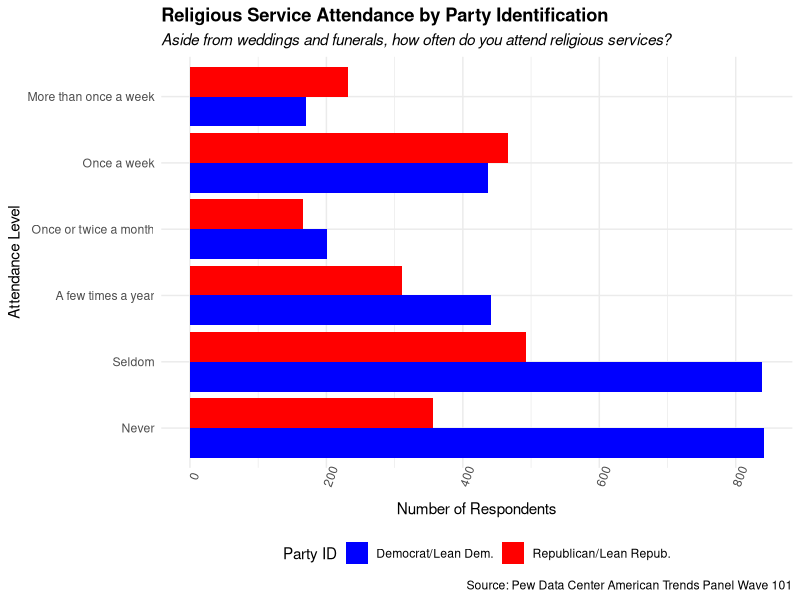
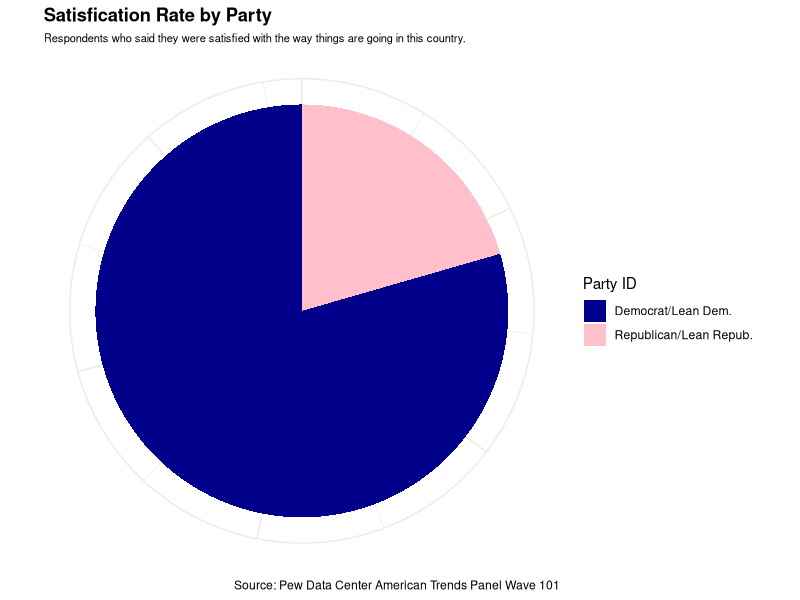
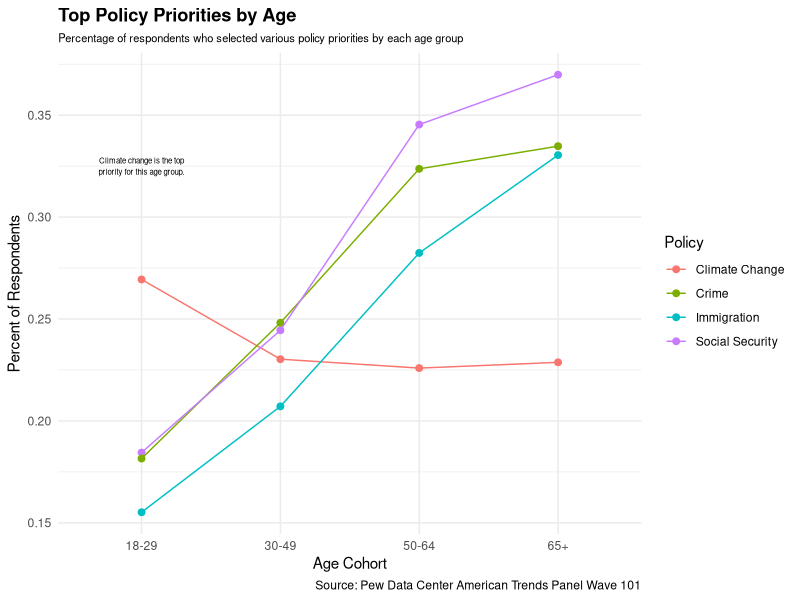
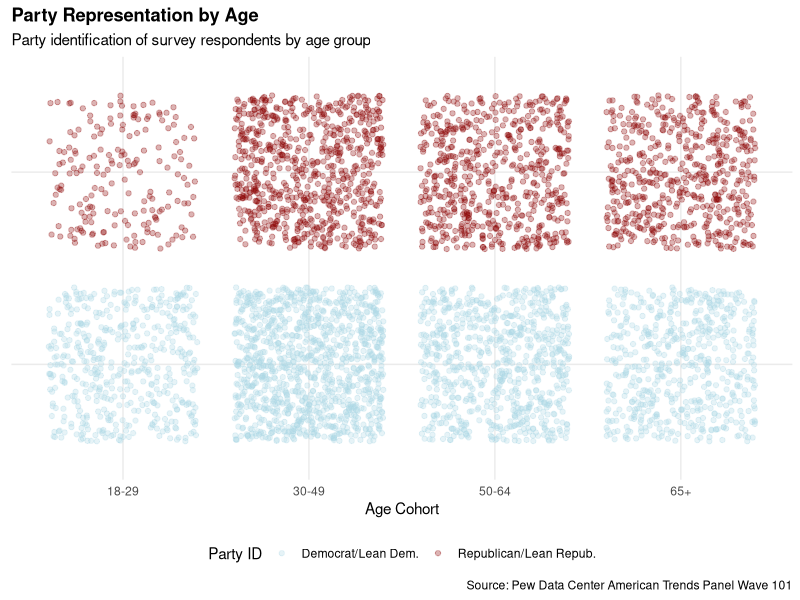

The R script that drew these images, in order:
## ---- chunk 1
#| echo: false
#| message: false
 
library (tidyverse)
library (haven)

# this file is in the .ignore
data <- read_sav("data/ATP_W101.sav")

## ---- chunk 2
#| code-fold: true
#| code-summary: "Show data cleaning code"
#| message: false

# create data for first chart
chart1data <- data %>%
  filter(F_PARTYSUM_FINAL == 1 | F_PARTYSUM_FINAL == 2 ) %>%
  mutate(parties = case_when(F_PARTYSUM_FINAL == 1 ~"Republican/Lean Repub.", 
                             F_PARTYSUM_FINAL == 2 ~ "Democrat/Lean Dem.", 
                             TRUE~NA_character_)) %>%
  mutate(religiousactivity = case_when(F_ATTEND ==1 ~ "More than once a week", 
                                       F_ATTEND == 2 ~ "Once a week", 
                                       F_ATTEND == 3 ~ "Once or twice a month", 
                                       F_ATTEND ==4 ~ "A few times a year", 
                                       F_ATTEND ==5 ~ "Seldom", 
                                       F_ATTEND ==6 ~ "Never", 
                                       TRUE~NA_character_ ))

# create levels for religious activity variable
rel_levels = c("Never", "Seldom", "A few times a year", "Once or twice a month", "Once a week", "More than once a week")  

# factor the religious activity variable
chart1data <- chart1data %>% 
  mutate(religiousactivity = factor(religiousactivity, levels = rel_levels))
## ---- chunk 3
#| code-fold: true
#| code-summary: "Show code for chart"
#| message: false

chart1 <- chart1data %>% 
  filter(!is.na(religiousactivity)) %>%
  ggplot(aes(religiousactivity, fill=parties)) +
  geom_bar(position = "dodge") +
  scale_fill_manual(values = c("blue", "red")) +
  coord_flip() +
  theme_minimal() +
  labs(
    title = "Religious Service Attendance by Party Identification",
    subtitle = "Aside from weddings and funerals, how often do you attend religious services?",
    x = "Attendance Level",
    y = "Number of Respondents",
    caption = "Source: Pew Data Center American Trends Panel Wave 101",
    fill = "Party ID"
  ) +
  theme(
    axis.text.x = element_text(angle = 70), 
    legend.position = "bottom",
    plot.title = element_text(face = "bold"),
    plot.subtitle = element_text(face = "italic")
  )

chart1
## ---- chunk 4
#| code-fold: true
#| code-summary: "Show data cleaning code"
#| message: false

chart2data <- chart1data %>%
  filter(SATIS_W101 != 99) %>%
  mutate(satisfied = ifelse(SATIS_W101==1, 1, 0)) %>%
  mutate(notsatisfied = ifelse(SATIS_W101==2, 1, 0)) %>%
  group_by(parties) %>%
  summarize(satisfied = sum(satisfied), notsatisfied = sum(notsatisfied))

## ---- chunk 5
#| code-fold: true
#| code-summary: "Show code for chart"
#| message: false

chart2 <- chart2data %>%
  ggplot(aes (x = "", y = satisfied, fill=parties)) +
  geom_col() +
  coord_polar("y", start=0) +
  scale_fill_manual(values = c("darkblue", "pink")) +
  theme_minimal() +
  theme(
    axis.text = element_blank(),
    axis.ticks = element_blank(), 
    axis.title = element_blank(),
    axis.line = element_blank(),
    plot.subtitle = element_text(size = 8),
    plot.title = element_text(face = "bold"),
  ) + 
  labs(
    title = "Satisfication Rate by Party",
    subtitle = "Respondents who said they were satisfied with the way things are going in this country.",
    caption = "Source: Pew Data Center American Trends Panel Wave 101",
    fill = "Party ID")

chart2
  
## ---- chunk 6
#| code-fold: true
#| code-summary: "Show data cleaning code"
#| message: false

chart3data <- data %>%
  filter(F_AGECAT != 99) %>%
  mutate(age = case_when(F_AGECAT ==1 ~"18-29", 
                         F_AGECAT==2 ~ "30-49", 
                         F_AGECAT==3 ~ "50-64", 
                         F_AGECAT ==4 ~ "65+", 
                         TRUE~NA_character_ )) %>%
  group_by(age) %>%
  summarize(ss = sum(PRIPRES_SC_W101==1, na.rm = TRUE),
            climate = sum(PRIPRES_GCC_W101==1, na.rm = TRUE), 
            crime = sum(PRIPRES_CRI_W101==1, na.rm = TRUE), 
            immigration = sum(PRIPRES_IMM_W101==1, na.rm = TRUE)) %>%
  pivot_longer(cols = 2:5, names_to = "Policy", values_to = "count")

ages <- data %>% 
  filter(F_AGECAT != 99) %>%
  mutate(age = case_when(F_AGECAT ==1 ~"18-29", 
                         F_AGECAT==2 ~ "30-49", 
                         F_AGECAT==3 ~ "50-64", 
                         F_AGECAT ==4 ~ "65+", 
                         TRUE~NA_character_ )) %>% 
  group_by(age) %>% 
  summarize(total = n())

chart3data2 <- chart3data %>% 
  left_join(ages, by = "age") %>% 
  mutate(percent = count/total)

## ---- chunk 7
#| code-fold: true
#| code-summary: "Show graph code"
#| message: false

chart3 <- chart3data2 %>%
  ggplot(aes(age, percent, color = Policy)) +
  geom_point(size = 2) +
  geom_line(aes(group = Policy)) + 
  theme_minimal() +
  scale_color_discrete(labels = c("Climate Change", "Crime", "Immigration", "Social Security"))+
  labs(
    title = "Top Policy Priorities by Age",
    subtitle = "Percentage of respondents who selected various policy priorities by each age group",
    x = "Age Cohort",
    y = "Percent of Respondents",
    caption = "Source: Pew Data Center American Trends Panel Wave 101"
  ) +
  theme(
    plot.title = element_text(face = "bold"),
    plot.subtitle = element_text(size = 8)
  ) + 
  annotate(geom="text", x="18-29" , y=.325, label="Climate change is the top\npriority for this age group.", size=2)


chart3  

## ---- chunk 8
#| code-fold: true
#| code-summary: "Show cleaning code"
#| message: false

chart4data <- data %>%
  filter(F_AGECAT != 99) %>%
  mutate(age = case_when(F_AGECAT ==1 ~"18-29", 
                         F_AGECAT==2 ~ "30-49", 
                         F_AGECAT==3 ~ "50-64", 
                         F_AGECAT ==4 ~ "65+", TRUE~NA_character_ )) %>%
  filter(F_PARTYSUM_FINAL == 1 | F_PARTYSUM_FINAL == 2 ) %>%
  mutate(parties = case_when(F_PARTYSUM_FINAL == 1 ~"Republican/Lean Repub.", 
                             F_PARTYSUM_FINAL == 2 ~ "Democrat/Lean Dem.", 
                             TRUE~NA_character_)) 

## ---- chunk 9
#| code-fold: true
#| code-summary: "Show graph code"
#| message: false

chart4 <- chart4data %>%
  ggplot (aes(age, parties, color = parties)) +
  geom_jitter(alpha=0.3) +
  scale_color_manual(values = c("lightblue", "darkred")) +
  theme_minimal()+
  theme (axis.text.y = element_blank(), 
         legend.position = "bottom",
         plot.title = element_text(face = "bold"),
         axis.title.y = element_blank()) +
  labs(
    title = "Party Representation by Age",
    subtitle = "Party identification of survey respondents by age group",
    x = "Age Cohort",
    caption = "Source: Pew Data Center American Trends Panel Wave 101",
    color = "Party ID"
    )

chart4
